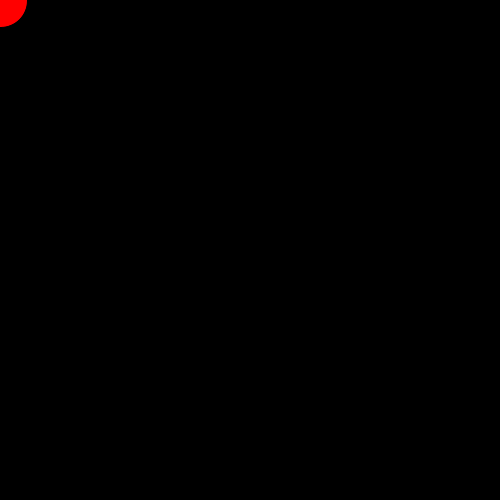
Frame 1 (no input)
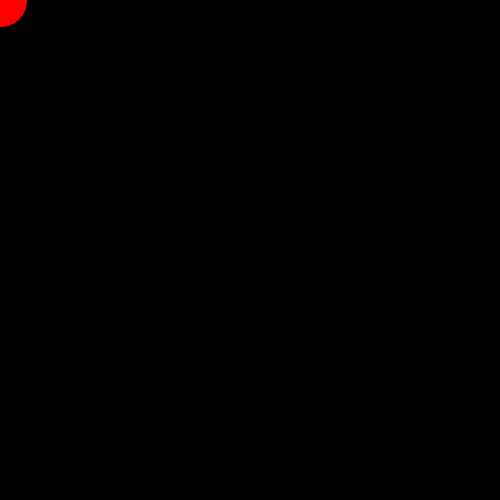
Frame 60 (the mouse pressed at the canvas centre just before this capture)
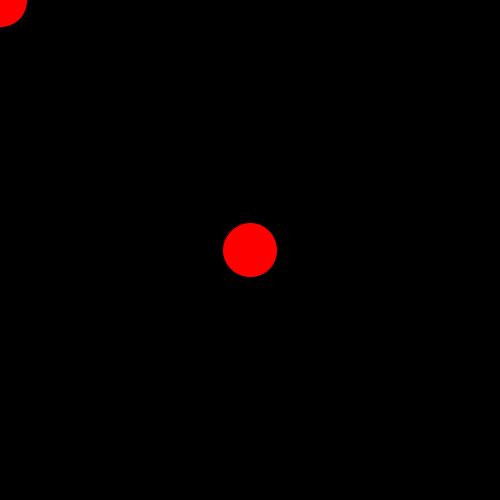
Frame 120 (the mouse held since frame 60 and released just before this capture)

The Processing sketch that drew these frames (run headless with seeded random() and noise(); from frame 60 on, the mouse is pressed at the canvas centre):

// Processing sketch: sketch_160223d
// ── sketch_160223d.pde
void setup()
{
 //set canvas size to 500px by 500px
 size(500,500);
 
 //make background black
 background(0);
  
}

void draw()
{
 //draw a circle
 fill(255,0,0);
 ellipse(mouseX,mouseY,55,55);

  
}
